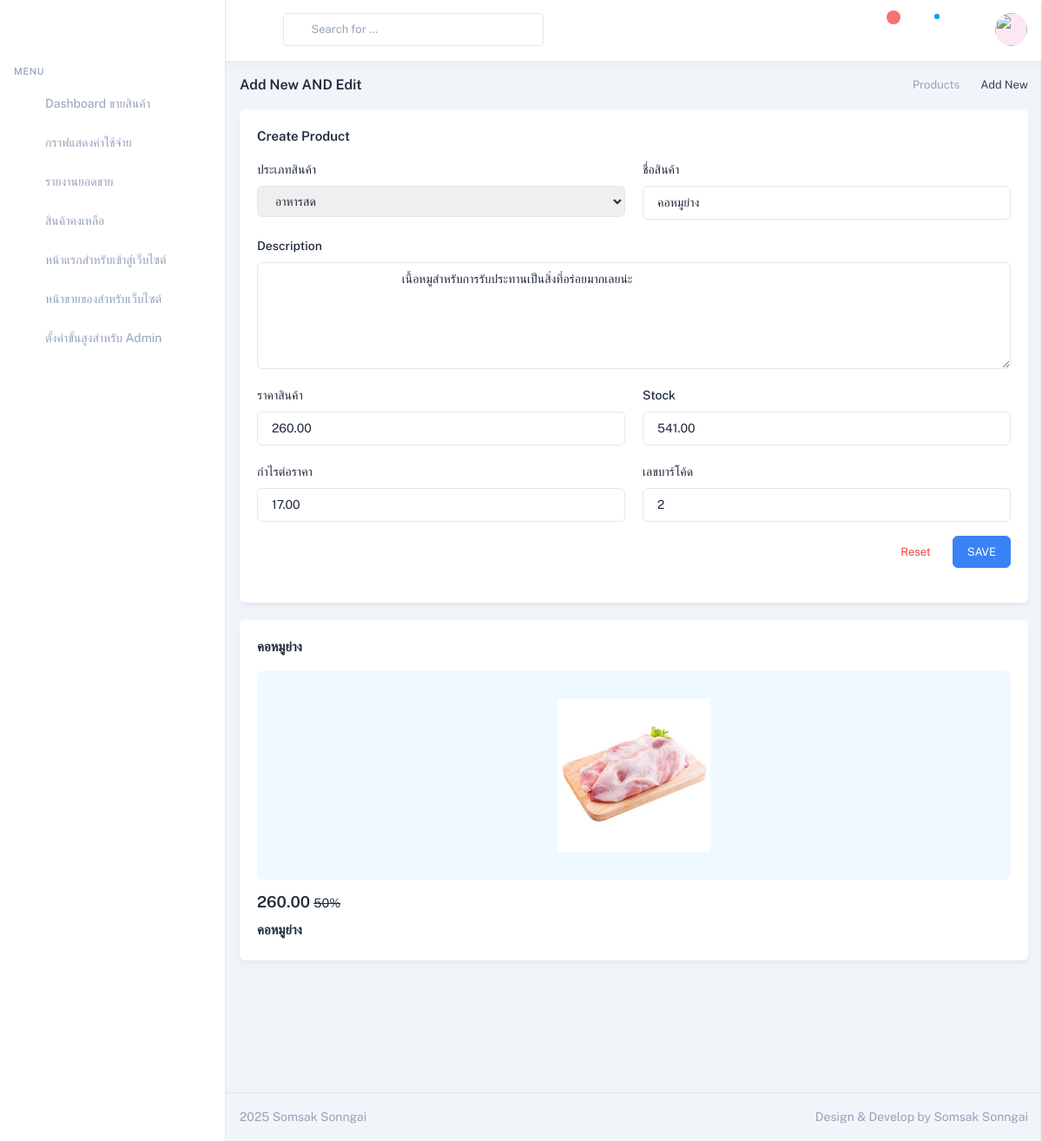
/EditAdd/2/ (signed in), run on the app's committed database.
### productapp/models.py (models this page shows, shortened)
class Product1(models.Model):
    category = models.ForeignKey(Category, on_delete=models.CASCADE,null=True)  # เชื่อมโยงกับ Category
    name = models.CharField(max_length=100)  # ชื่อสินค้า
    description = models.TextField(max_length=500)
    price = models.DecimalField(max_digits=10, decimal_places=2)
    stock = models.DecimalField(max_digits=10, decimal_places=2)
    is_trending = models.BooleanField(default=False)
    image = models.ImageField(upload_to="product")
    profitprice = models.DecimalField(max_digits=10, decimal_places=2)
    created_at = models.DateTimeField(auto_now_add=True)  # วันที่เพิ่ม
    updated_at = models.DateTimeField(auto_now=True)      # วันที่แก้ไข
    barcode = models.CharField(max_length=13, unique=True) # สามารถที่จะทำการเพิ่มได้แค่ 13 ตัว
    class Meta:
        verbose_name = "Product"
        verbose_name_plural = "รายการสินค้า"

class Category(models.Model):
    name = models.CharField(max_length=100, unique=True)  # ชื่อหมวดหมู่
    class Meta:
        verbose_name = "Category"
        verbose_name_plural = "ประเภทรายการสินค้า"

### DashboardUser/views.py (the view, shortened to what this page needs)
# urls.py: path("EditAdd/<int:id>/",views.EditAdd, name="EditAdd"),#5
@login_required(login_url='/login_cover/') # สำหรับการามัครสมาชิก
@user_passes_test(is_special_admin,login_url='/eror404/') # ถ้าไม่ได้อนุญาติก็จะdirect ไปที่ urlนั้ อนุญาติเข้าสู่ระบบโดยกลุ่มนี้นอกเหนือจากกลุ่มนั้ก็ไม่สามารถเข้าไปได้
def EditAdd(request,id):
    product = get_object_or_404(Product1, pk=id)
    filter2 = Category.objects.all()
    filter1= Product1.objects.all()
    filter2=Category.objects.all()
    product=Product1.objects.get(pk=id)
    ProductStock = Product1.objects.filter(stock__lt=10).values("id", "name", "stock","updated_at")
    total_product_count = Product1.objects.filter(stock__lt=10).count()
    print ("การนับข้อมูล",total_product_count);
    ProductStock = Product1.objects.filter(stock__lt=10).values("id", "name", "stock","updated_at")
    return render (request,"EditAdd.html",{"product":product,"filter1":filter1,"filter2":filter2,"ProductStock":ProductStock,"total_product_count":total_product_count})

### DashboardUser/views.py (called while the page is built)
def is_special_admin(user):
    print(f"Checking access for: {user}")
    print(f"User Authenticated: {user.is_authenticated}")
    print(f"User Groups: {user.groups.all()}")
    return user.is_authenticated and user.groups.filter(name='SpecialAdmin').exists()

### DashboardUser/templates/EditAdd.html (shortened to what this page needs)
{% extends "LayoutDashbords.html"%}
{% load humanize %}
{% load static %}
{% block content%}
<div class="relative min-h-screen group-data-[sidebar-size=sm]:min-h-sm">
    <div class="group-data-[sidebar-size=lg]:ltr:md:ml-vertical-menu group-data-[sidebar-size=lg]:rtl:md:mr-vertical-menu group-data-[sidebar-size=md]:ltr:ml-vertical-menu-md group-data-[sidebar-size=md]:rtl:mr-vertical-menu-md group-data-[sidebar-size=sm]:ltr:ml-vertical-menu-sm group-data-[sidebar-size=sm]:rtl:mr-vertical-menu-sm pt-[calc(theme('spacing.header')_*_1)] pb-[calc(theme('spacing.header')_*_0.8)] px-4 group-data-[navbar=bordered]:pt-[calc(theme('spacing.header')_*_1.3)] group-data-[navbar=hidden]:pt-0 group-data-[layout=horizontal]:mx-auto group-data-[layout=horizontal]:max-w-screen-2xl group-data-[layout=horizontal]:px-0 group-data-[layout=horizontal]:group-data-[sidebar-size=lg]:ltr:md:ml-auto group-data-[layout=horizontal]:group-data-[sidebar-size=lg]:rtl:md:mr-auto group-data-[layout=horizontal]:md:pt-[calc(theme('spacing.header')_*_1.6)] group-data-[layout=horizontal]:px-3 group-data-[layout=horizontal]:group-data-[navbar=hidden]:pt-[calc(theme('spacing.header')_*_0.9)]">
        <div class="container-fluid group-data-[content=boxed]:max-w-boxed mx-auto">
            <div class="flex flex-col gap-2 py-4 md:flex-row md:items-center print:hidden">
                <div class="grow">
                    <h5 class="text-16">Add New AND Edit </h5>
                </div>
                <ul class="flex items-center gap-2 text-sm font-normal shrink-0">
                    <li class="relative before:content-['\ea54'] before:font-remix ltr:before:-right-1 rtl:before:-left-1  before:absolute before:text-[18px] before:-top-[3px] ltr:pr-4 rtl:pl-4 before:text-slate-400 dark:text-zink-200">
                        <a href="#!" class="text-slate-400 dark:text-zink-200">Products</a>
                    </li>
                    <li class="text-slate-700 dark:text-zink-100">
                        Add New
                    </li>
                </ul>
            </div>
            <div class="grid grid-cols-1 xl:grid-cols-12 gap-x-5">
                <div class="xl:col-span-9">
                    <div class="card">
                        <div class="card-body">
                            <h6 class="mb-4 text-15">Create Product</h6>
                            <form method="POST" action="{% url 'EditAdd' product.id %}">
                                <div class="grid grid-cols-1 gap-5 lg:grid-cols-2 xl:grid-cols-12">
                                    <div class="xl:col-span-4">
                                        <label for="taxApplicable" class="inline-block mb-2 text-base font-medium">ประเภทสินค้า</label>
                                        <select name="taxApplicable" id="taxApplicable" required
                                        class="form-input border-slate-200 dark:border-zink-500 focus:outline-none focus:border-custom-500 disabled:bg-slate-100 dark:disabled:bg-zink-600 disabled:border-slate-300 dark:disabled:border-zink-500 dark:disabled:text-zink-200 disabled:text-slate-500 dark:text-zink-100 dark:bg-zink-700 dark:focus:border-custom-800 placeholder:text-slate-400 dark:placeholder:text-zink-200">
                                            {% for category in filter2 %}
                                                <option value="{{ category.id }}" {% if category.id == product.category.id %}selected{% endif %}>
                                                    {{ category.name }}
                                                </option>
                                            {% endfor %}
                                        </select>
                                    </div>
                                    <div class="xl:col-span-4">
                                        <label for="product_name" class="inline-block mb-2 text-base font-medium">ชื่อสินค้า</label>
                                        <input type="text" id="product_name" name="product_name" value="{{ product.name }}" required
                                        class="form-input border-slate-200 dark:border-zink-500 focus:outline-none focus:border-custom-500 disabled:bg-slate-100 dark:disabled:bg-zink-600 disabled:border-slate-300 dark:disabled:border-zink-500 dark:disabled:text-zink-200 disabled:text-slate-500 dark:text-zink-100 dark:bg-zink-700 dark:focus:border-custom-800 placeholder:text-slate-400 dark:placeholder:text-zink-200"
                                            placeholder="กรอกชื่อสินค้า">
                                    </div>
                                    <div class="lg:col-span-2 xl:col-span-12">
                                        <label for="productDescription" class="inline-block mb-2 text-base font-medium">Description</label>
                                        <textarea id="productDescription" name="productDescription" rows="5" required
                                        class="form-input border-slate-200 dark:border-zink-500 focus:outline-none focus:border-custom-500 disabled:bg-slate-100 dark:disabled:bg-zink-600 disabled:border-slate-300 dark:disabled:border-zink-500 dark:disabled:text-zink-200 disabled:text-slate-500 dark:text-zink-100 dark:bg-zink-700 dark:focus:border-custom-800 placeholder:text-slate-400 dark:placeholder:text-zink-200">
                                            {{ product.description }}
                                        </textarea>
                                    </div>
                                    <div class="xl:col-span-4">
                                        <label for="product_price" class="inline-block mb-2 text-base font-medium">ราคาสินค้า</label>
                                        <input type="number" id="product_price" name="product_price" step="0.01" required
                                            value="{{ product.price }}" class="form-input border-slate-200 dark:border-zink-500 focus:outline-none focus:border-custom-500 disabled:bg-slate-100 dark:disabled:bg-zink-600 disabled:border-slate-300 dark:disabled:border-zink-500 dark:disabled:text-zink-200 disabled:text-slate-500 dark:text-zink-100 dark:bg-zink-700 dark:focus:border-custom-800 placeholder:text-slate-400 dark:placeholder:text-zink-200">
                                    </div>
                                    <div class="xl:col-span-4">
                                        <label for="stock" class="inline-block mb-2 text-base font-medium">Stock</label>
                                        <input type="number" step="any" id="stock" name="stock" required value="{{ product.stock }}"
                                        class="form-input border-slate-200 dark:border-zink-500 focus:outline-none focus:border-custom-500 disabled:bg-slate-100 dark:disabled:bg-zink-600 disabled:border-slate-300 dark:disabled:border-zink-500 dark:disabled:text-zink-200 disabled:text-slate-500 dark:text-zink-100 dark:bg-zink-700 dark:focus:border-custom-800 placeholder:text-slate-400 dark:placeholder:text-zink-200">
                                    </div>
                                    <div class="xl:col-span-4">
                                        <label for="profitprice" class="inline-block mb-2 text-base font-medium">กำไรต่อราคา</label>
                                        <input type="number" id="profitprice" name="profitprice" step="0.01" required value="{{ product.profitprice }}"
                                        class="form-input border-slate-200 dark:border-zink-500 focus:outline-none focus:border-custom-500 disabled:bg-slate-100 dark:disabled:bg-zink-600 disabled:border-slate-300 dark:disabled:border-zink-500 dark:disabled:text-zink-200 disabled:text-slate-500 dark:text-zink-100 dark:bg-zink-700 dark:focus:border-custom-800 placeholder:text-slate-400 dark:placeholder:text-zink-200">
                                    </div>
                                    <div class="xl:col-span-4">
                                        <label for="barcode" class="inline-block mb-2 text-base font-medium">เลขบาร์โค้ด</label>
                                        <input type="text" id="barcode" name="barcode" required value="{{ product.barcode }}"
                                        class="form-input border-slate-200 dark:border-zink-500 focus:outline-none focus:border-custom-500 disabled:bg-slate-100 dark:disabled:bg-zink-600 disabled:border-slate-300 dark:disabled:border-zink-500 dark:disabled:text-zink-200 disabled:text-slate-500 dark:text-zink-100 dark:bg-zink-700 dark:focus:border-custom-800 placeholder:text-slate-400 dark:placeholder:text-zink-200">
                                    </div>
                                </div>
                                <div class="flex justify-end gap-2 mt-4">
                                    <button type="reset" class="text-red-500 bg-white btn hover:text-red-500 hover:bg-red-100">
                                        Reset
                                    </button>
                                    <button data-modal-target="smallModal" id="saveButton" type="button" class="text-white btn bg-custom-500 border-custom-500 hover:text-white hover:bg-custom-600 hover:border-custom-600 focus:text-white focus:bg-custom-600 focus:border-custom-600 focus:ring focus:ring-custom-100 active:text-white active:bg-custom-600 active:border-custom-600 active:ring active:ring-custom-100 dark:ring-custom-400/20" disabled>SAVE</button>
                                </div>
                            </form>
                        </div>
                    </div>
                </div>
                <div class="xl:col-span-3">
                    <div class="card sticky top-[calc(theme('spacing.header')_*_1.3)]">
                        <div class="card-body">
                            <h6 class="mb-4 text-15">{{ product.name }}</h6>
                            <div class="px-5 py-8 rounded-md bg-sky-50 dark:bg-zink-600">
                                <img src="{{ product.image.url }}" alt="" class="block mx-auto h-44">
                            </div>
                            <div class="mt-3">
                                <h5 class="mb-2">{{product.price}} <small class="font-normal line-through">50%</small></h5>
                                <h6 class="mb-1 text-15">{{ product.name }}</h6>
                            </div>
                        </div>
                    </div>
                </div>
            </div>
        </div>
    </div>
    <footer class="ltr:md:left-vertical-menu rtl:md:right-vertical-menu group-data-[sidebar-size=md]:ltr:md:left-vertical-menu-md group-data-[sidebar-size=md]:rtl:md:right-vertical-menu-md group-data-[sidebar-size=sm]:ltr:md:left-vertical-menu-sm group-data-[sidebar-size=sm]:rtl:md:right-vertical-menu-sm absolute right-0 bottom-0 px-4 h-14 group-data-[layout=horizontal]:ltr:left-0  group-data-[layout=horizontal]:rtl:right-0 left-0 border-t py-3 flex items-center dark:border-zink-600">
        <div class="group-data-[layout=horizontal]:mx-auto group-data-[layout=horizontal]:max-w-screen-2xl w-full">
            <div class="grid items-center grid-cols-1 text-center lg:grid-cols-2 text-slate-400 dark:text-zink-200 ltr:lg:text-left rtl:lg:text-right">
                <div>
                    <script>document.write(new Date().getFullYear())</script> Somsak Sonngai
                </div>
                <div class="hidden lg:block">
                    <div class="ltr:text-right rtl:text-left">
                        Design & Develop by Somsak Sonngai
                    </div>
                </div>
            </div>
        </div>
    </footer>
</div>
{% endblock%}

### DashboardUser/static/assets/css1/itemProduct.css (style rules this page uses)
form { margin-bottom: 20px; }

### data on the page
Product1: taxApplicable "อาหารสด", product_name "คอหมูย่าง", productDescription "เนื้อหมูสำหรับการรับประทานเป็นสิ่งที่อร่อยมากเลยน่ะ", product_price "260.00", stock "541.00", profitprice "17.00", barcode "2", name "คอหมูย่าง", image (picture), price "260.00"
